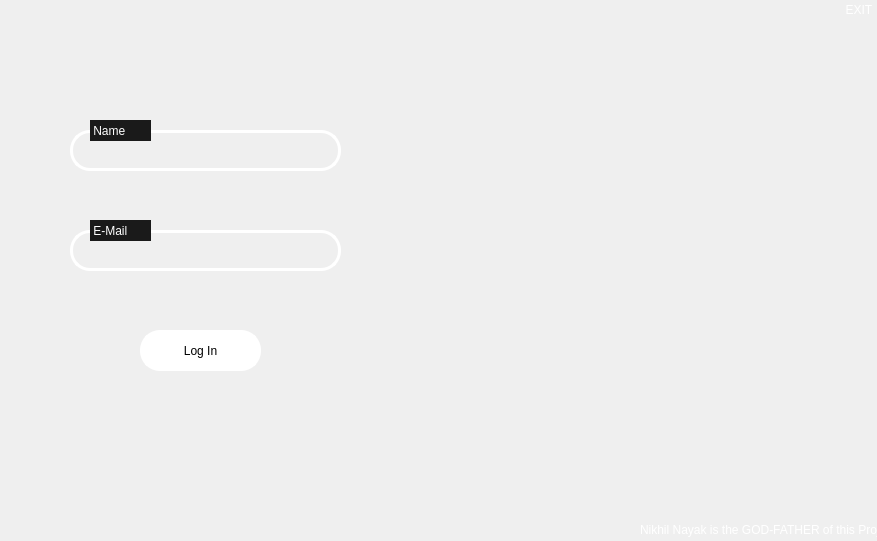
<?xml version="1.0" encoding="UTF-8"?>
<ui version="4.0">
 <class>MainWindow</class>
 <widget class="QMainWindow" name="MainWindow">
  <property name="geometry">
   <rect>
    <x>0</x>
    <y>0</y>
    <width>877</width>
    <height>541</height>
   </rect>
  </property>
  <property name="windowTitle">
   <string>MainWindow</string>
  </property>
  <property name="styleSheet">
   <string notr="true"/>
  </property>
  <widget class="QWidget" name="centralwidget">
   <widget class="QLabel" name="label">
    <property name="geometry">
     <rect>
      <x>-10</x>
      <y>0</y>
      <width>891</width>
      <height>541</height>
     </rect>
    </property>
    <property name="styleSheet">
     <string notr="true">border-image: url(&quot;IMAGES/login_page_layout.png&quot;) 0 0 0 0 stretch stretch;</string>
    </property>
    <property name="text">
     <string/>
    </property>
   </widget>
   <widget class="QLineEdit" name="lineEdit">
    <property name="geometry">
     <rect>
      <x>70</x>
      <y>130</y>
      <width>271</width>
      <height>41</height>
     </rect>
    </property>
    <property name="styleSheet">
     <string notr="true">QLineEdit {
	font: 16pt &quot;Century Gothic&quot;;
	color: white;
	padding:0px 13px 0px 13px;
	border-radius: 20px;
	border: 3px solid white;
	background: transparent;
}
</string>
    </property>
   </widget>
   <widget class="QLineEdit" name="lineEdit_2">
    <property name="geometry">
     <rect>
      <x>70</x>
      <y>230</y>
      <width>271</width>
      <height>41</height>
     </rect>
    </property>
    <property name="styleSheet">
     <string notr="true">QLineEdit {
	font: 16pt &quot;Century Gothic&quot;;
	color: white;
	padding:0px 13px 0px 13px;
	border-radius: 20px;
	border: 3px solid white;
	background: transparent;
}
</string>
    </property>
    <property name="text">
     <string/>
    </property>
   </widget>
   <widget class="QLabel" name="label_2">
    <property name="geometry">
     <rect>
      <x>90</x>
      <y>120</y>
      <width>61</width>
      <height>21</height>
     </rect>
    </property>
    <property name="styleSheet">
     <string notr="true">font: 13pt &quot;Century Gothic&quot;;
color: white;
background:rgb(26,26,26);</string>
    </property>
    <property name="text">
     <string> Name</string>
    </property>
   </widget>
   <widget class="QLabel" name="label_3">
    <property name="geometry">
     <rect>
      <x>90</x>
      <y>220</y>
      <width>61</width>
      <height>21</height>
     </rect>
    </property>
    <property name="styleSheet">
     <string notr="true">font: 13pt &quot;Century Gothic&quot;;
color: white;
background:rgb(26,26,26);</string>
    </property>
    <property name="text">
     <string> E-Mail</string>
    </property>
   </widget>
   <widget class="QPushButton" name="submitButton">
    <property name="geometry">
     <rect>
      <x>140</x>
      <y>330</y>
      <width>121</width>
      <height>41</height>
     </rect>
    </property>
    <property name="styleSheet">
     <string notr="true">QPushButton{
	background: white;
	border: 3px solid white;
	font: 16pt &quot;Century Gothic&quot;;
	border-radius: 20px;
}
QPushButton:pressed {
	color: white;
	background-color: rgb(26, 26, 26);
}</string>
    </property>
    <property name="text">
     <string>Log In</string>
    </property>
   </widget>
   <widget class="QPushButton" name="pushButton_2">
    <property name="geometry">
     <rect>
      <x>840</x>
      <y>-30</y>
      <width>51</width>
      <height>51</height>
     </rect>
    </property>
    <property name="styleSheet">
     <string notr="true">border: none;
background: none;
color: white;</string>
    </property>
    <property name="text">
     <string>

EXIT    </string>
    </property>
   </widget>
   <widget class="QLabel" name="label_4">
    <property name="geometry">
     <rect>
      <x>640</x>
      <y>520</y>
      <width>301</width>
      <height>20</height>
     </rect>
    </property>
    <property name="styleSheet">
     <string notr="true">color:white;</string>
    </property>
    <property name="text">
     <string>Nikhil Nayak is the GOD-FATHER of this Project!</string>
    </property>
   </widget>
  </widget>
 </widget>
 <resources/>
 <connections>
  <connection>
   <sender>lineEdit</sender>
   <signal>returnPressed()</signal>
   <receiver>lineEdit_2</receiver>
   <slot>setFocus()</slot>
   <hints>
    <hint type="sourcelabel">
     <x>191</x>
     <y>156</y>
    </hint>
    <hint type="destinationlabel">
     <x>194</x>
     <y>242</y>
    </hint>
   </hints>
  </connection>
  <connection>
   <sender>pushButton_2</sender>
   <signal>clicked()</signal>
   <receiver>MainWindow</receiver>
   <slot>close()</slot>
   <hints>
    <hint type="sourcelabel">
     <x>859</x>
     <y>9</y>
    </hint>
    <hint type="destinationlabel">
     <x>806</x>
     <y>13</y>
    </hint>
   </hints>
  </connection>
 </connections>
</ui>
